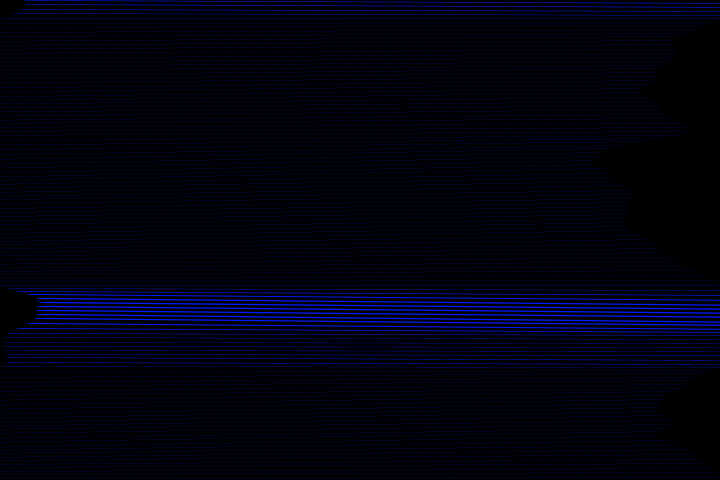
Frame 1 (no input)
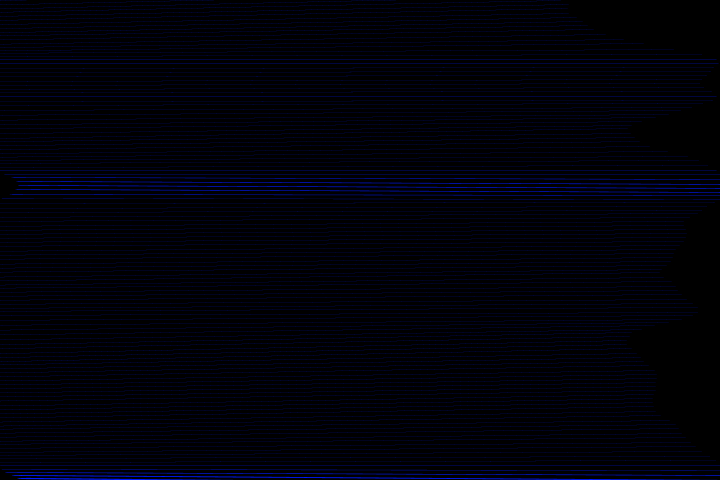
Frame 60 (the mouse pressed at the canvas centre just before this capture)
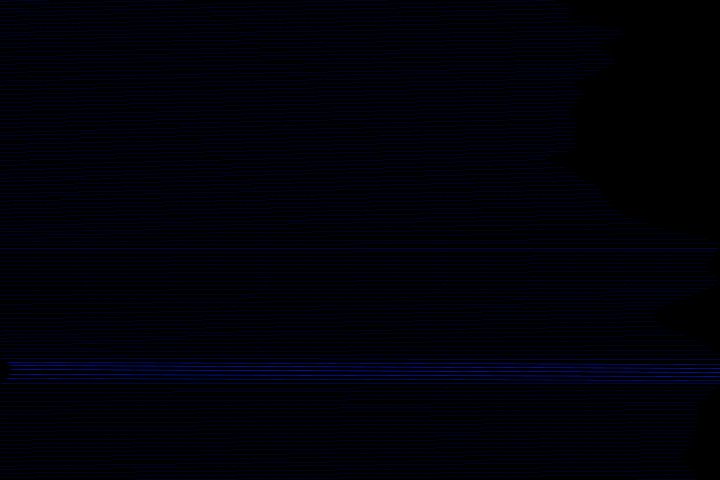
Frame 120 (the mouse held since frame 60 and released just before this capture)

The Processing sketch that drew these frames (run headless with seeded random() and noise(); from frame 60 on, the mouse is pressed at the canvas centre):

// Processing sketch: pad19
// ── pad19.pde
//based on https://twitter.com/ntsutae/status/1216012181415714819
float C=0, M, W=720;
void setup() {
  size(720, 480);
  stroke(#0019FF);
  M=W/2;
}
void draw() {
  clear();
  background(#000000);
  stroke(#0019FF);
  if ( int(millis() % 416.6666) < 20 ) {
     stroke(#0AFF23);
   }
  C+=3;
  rotate(PI);
  translate(-W, -W);
  for (float i=-M; i<W; i+=4) {
    float n=noise((i+C)*.01)-.5;
    strokeWeight(map( constrain(n, 0, 1), 0, 1, 5, 300));
    push();
    translate(W/2, i);
    scale(0.5, .0255);
    rotate(n*1.4);
    line(-W/2-M, i, W/2+M, i);
    pop();
  }
}
